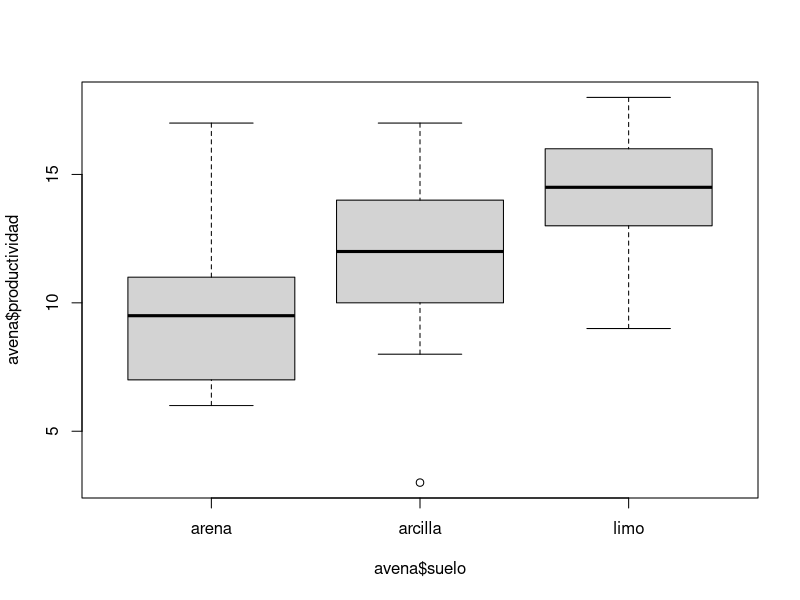

This chart was generated by the following R code: (Note: this script raises an error after producing the figure.)
# Clase 7
# 27/09/22
# Jorge Iván Garza Aldape

# Análisis de varianza (ANOVA)


# Datos -------------------------------------------------------------------

# H0: No existe diferencia significativa entre los tratamientos de 3 tipos de suelo para cultivos de avena.
# H1: Existe diferencia en al menos 1 tratamiento para cultivos de avena en los 3 tipos suelos.

arena <- c(6, 10, 8, 6, 14, 17, 9, 11, 7, 11)
arcilla <- c(17, 15, 3, 11, 14, 12, 12, 8, 10, 13)
limo <- c(13, 16, 9, 12, 15, 16, 17, 13, 18, 14)

productividad <- c(arena, arcilla, limo)

suelo <- gl(3, 10, 30, labels = c("arena", "arcilla", "limo"))

avena <- data.frame(suelo, productividad)


# Función tapply ----------------------------------------------------------

tapply(avena$productividad, avena$suelo, length)
tapply(avena$productividad, avena$suelo, mean)
tapply(avena$productividad, avena$suelo, sd)
tapply(avena$productividad, avena$suelo, var)


# Homogeneidad de varianzas -----------------------------------------------

bartlett.test(avena$productividad, avena$suelo)

fligner.test(avena$productividad, avena$suelo)


# Datos gráficos ----------------------------------------------------------

boxplot(avena$productividad ~ avena$suelo)


# Suma de cuadrados total -------------------------------------------------------

SST <- sum((avena$productividad - mean(avena$productividad))**2)


# Suma de cuadrados del error ---------------------------------------------

arena - mean(arena)
arcilla - mean(arcilla)
limo - mean(limo)

arena.sum <- sum((arena - mean(arena))**2)
arcilla.sum <- sum((arcilla - mean(arcilla))**2)
limo.sum <- sum((limo - mean(limo))**2)

SSe <- arena.sum + arcilla.sum + limo.sum

SStr <- SST - SSe


# Cuadrado medio ----------------------------------------------------------

CMe <- mean(tapply(avena$productividad, avena$suelo, var))
CMtr <- SStr / 2
Fcal <- Cmtr / CMe

Ftab <- qf(0.95, 2, 27)
Ftab

probF <- 1 - pf(4.24, 2, 27)
probF



# ANOVA simplificado ------------------------------------------------------

avena.aov <- aov(avena$productividad ~ avena$suelo)
summary(avena.aov)

par(mfrow = c(2, 2))
plot(aov(avena$productividad ~ avena$suelo))
par(mfrow = c(1, 1))

TukeyHSD(avena.aov, conf.level = 0.95)

plot(TukeyHSD(avena.aov))
